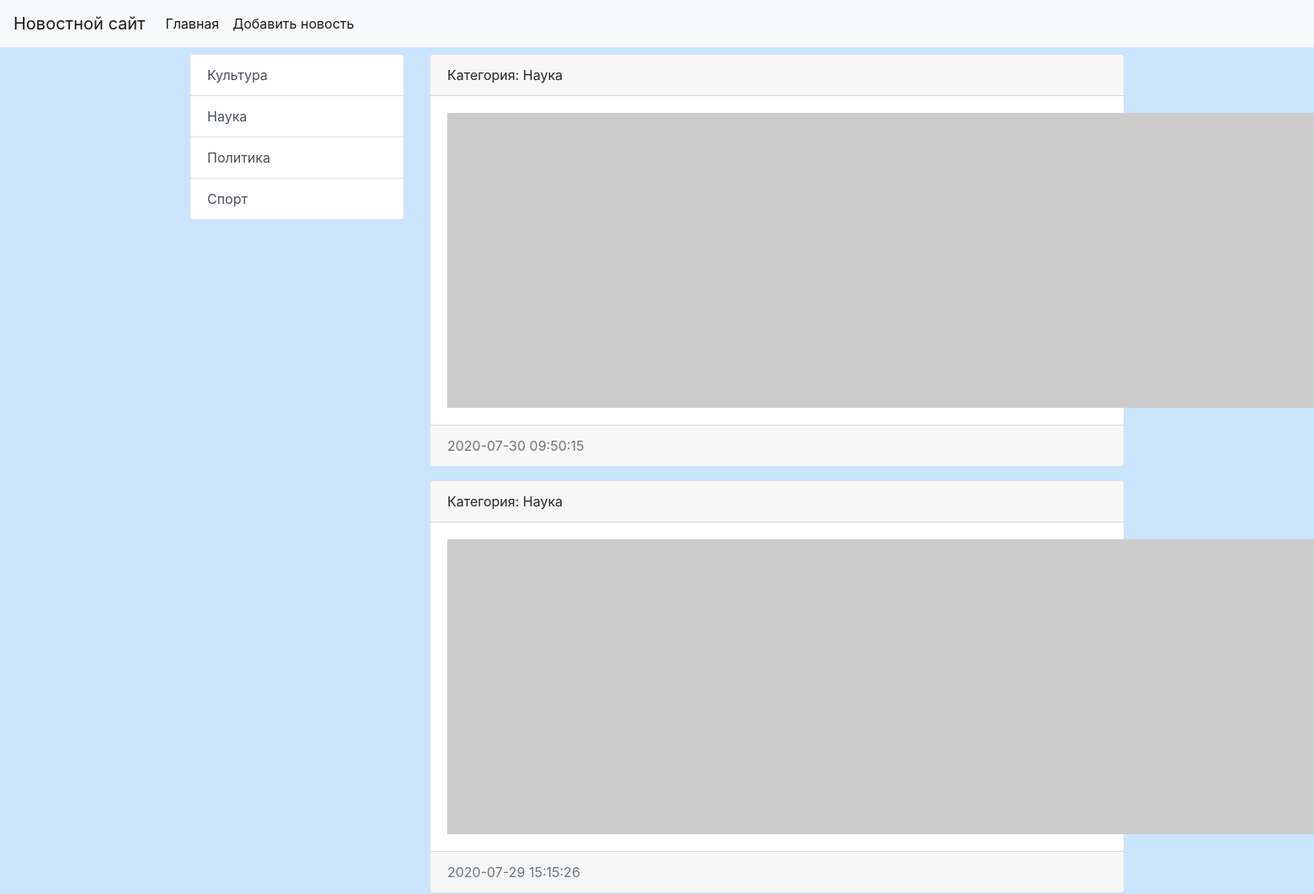
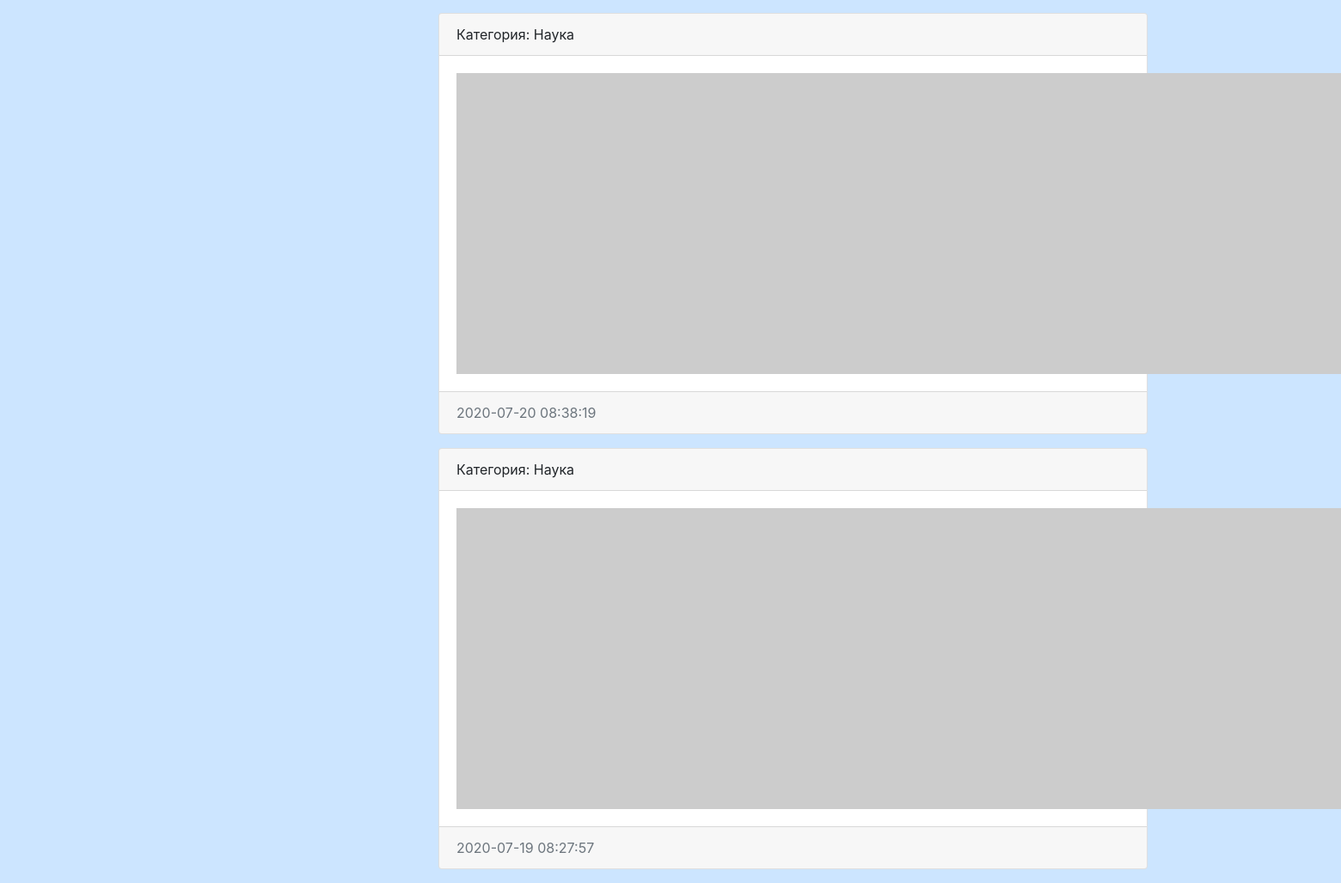
The app's page /category/4/ with its own data (2 pictures, top to bottom).
### news/models.py (models this page shows, shortened)
class Category(models.Model):
    title = models.CharField(max_length=150, db_index=True, verbose_name='Наименование категории')
    def get_absolute_url(self):
        return reverse_lazy('category', kwargs={"category_id": self.pk})
    class Meta:
        verbose_name = 'Категория'
        verbose_name_plural = 'Категории'
        ordering = ['title']

class News(models.Model):
    title = models.CharField(max_length=150, verbose_name='Наименование')
    content = models.TextField(blank=True, verbose_name='Контент')
    created_at = models.DateTimeField(auto_now_add=True, verbose_name='Дата публикации')
    update_at = models.DateTimeField(auto_now=True, verbose_name='Обновлено')
    photo = models.ImageField(upload_to='photos/%Y/%m/%d/', verbose_name='Изображение', blank=True)
    is_published = models.BooleanField(default=True, verbose_name='Состояние публикации')
    category = models.ForeignKey('Category', on_delete=models.PROTECT, verbose_name='Категория')
    def get_absolute_url(self):
        return reverse_lazy('view_news', kwargs={"news_id": self.pk})
    class Meta:
        verbose_name = 'Новость'
        verbose_name_plural = 'Новости'
        ordering = ['-created_at']

### news/views.py (the view)
# urls.py: path('category/<int:category_id>/', get_category, name='category'),
def get_category(request, category_id):
    news = News.objects.filter(category_id=category_id)
    category = Category.objects.get(pk=category_id)
    return render(request, 'news/category.html', {'news': news, 'category': category})

### news/templatetags/news_tags.py (called while the page is built)
@register.inclusion_tag('news/list_categories.html')
def show_categories(arg1='Hello', arg2='world'):
    categories = Category.objects.all()
    return {"categories": categories, "arg1": arg1, "arg2": arg2}

### news/templates/news/category.html (shortened to what this page needs)
{% extends 'base.html' %}
{% block sidebar %}
{% include 'inc/_sidebar.html' %}
{% endblock %}
{% block content %}
{% for item in news %}
<div class="card mb-3">
    <div class="card-header">
        Категория: {{ item.category.title }}
    </div>
    <div class="card-body">
        <div class="media">
            {% if item.photo %}
            <img src="{{ item.photo.url }}" alt="" width="350" class="mr-3">
            {% else %}
            <img src="https://picsum.photos/id/1060/350/235/?blur=2" alt="" class="mr-3">
            {% endif %}
        </div>
    </div>
    <div class="card-footer text-muted">
        {{ item.created_at|date:"Y-m-d H:i:s" }}
    </div>
</div>
{% endfor %}
{% endblock %}

### news/templates/news/list_categories.html
<div class="list-group">
            {% for item in categories %}
  <a href="{{ item.get_absolute_url }}" class="list-group-item list-group-item-action">{{ item.title }}</a>
            {% endfor %}
    </div>
</div>

### testsite/static/css/style.css (style rules this page uses)
body { background-color: #cce5ff; }

### records on screen
Category: title "Культура"
Category: title "Наука"
Category: title "Политика"
Category: title "Спорт"
News: category "Наука", created_at "2020-07-30 09:50:15"
News: category "Наука", created_at "2020-07-29 15:15:26"
News: category "Наука", created_at "2020-07-20 08:38:19"
News: category "Наука", created_at "2020-07-19 08:27:57"
